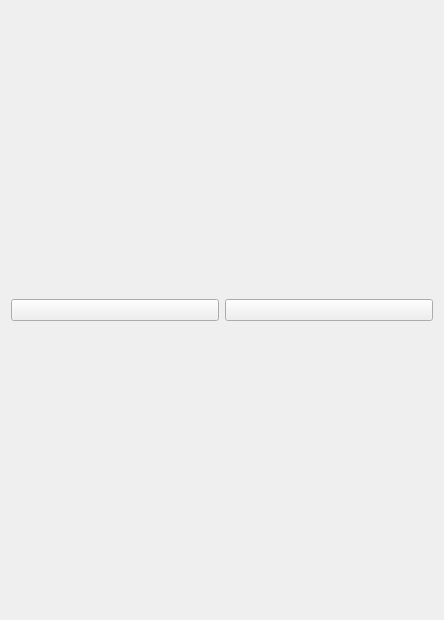
<?xml version="1.0" encoding="UTF-8"?>
<ui version="4.0">
 <class>mainRoom</class>
 <widget class="QWidget" name="mainRoom">
  <property name="geometry">
   <rect>
    <x>0</x>
    <y>0</y>
    <width>444</width>
    <height>620</height>
   </rect>
  </property>
  <property name="windowTitle">
   <string>Form</string>
  </property>
  <layout class="QVBoxLayout" name="verticalLayout">
   <item>
    <layout class="QHBoxLayout" name="horizontalLayout">
     <item>
      <widget class="QPushButton" name="createRoom">
       <property name="text">
        <string/>
       </property>
       <property name="flat">
        <bool>false</bool>
       </property>
      </widget>
     </item>
     <item>
      <widget class="QPushButton" name="joinRoom">
       <property name="text">
        <string/>
       </property>
      </widget>
     </item>
    </layout>
   </item>
  </layout>
 </widget>
 <resources/>
 <connections/>
</ui>
